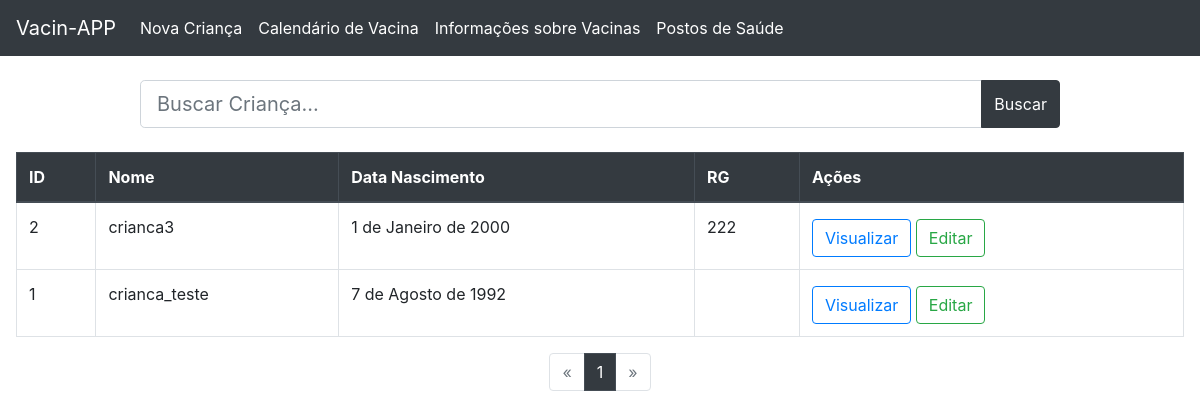
Page /crianca/listar_criancas on the earlier database version.
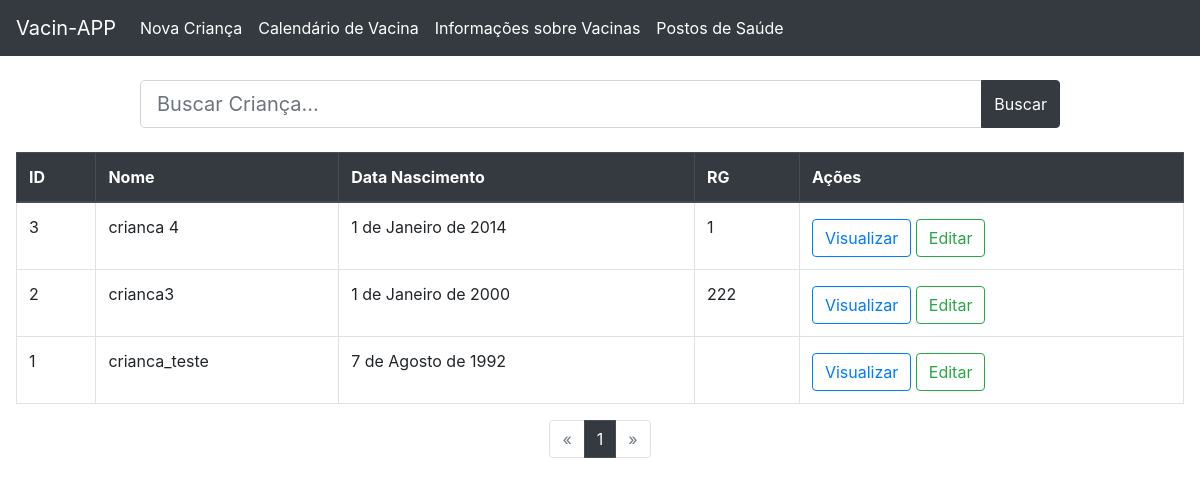
Same page on the later database version.
### clientes/models.py (models this page shows, shortened)
class Crianca(models.Model):
    crianca_nome = models.CharField('Nome da criança', max_length=250)
    crianca_nascimento = models.DateField('Data de nascimento')
    crianca_rg = models.CharField('RG da criança', max_length=250, blank=True)
    crianca_cpf = BRCPFField('CPF', blank=True)
    crianca_responsavel = models.ForeignKey(Pais, on_delete=models.CASCADE)
    class Meta:
        db_table = "crianca"
        ordering = ("crianca_nome",)

### clientes/views.py (the view)
# urls.py: path('listar_criancas', listar_crianca, name='listar_criancas'),
def listar_crianca(request):
    busca = request.GET.get('busca')
    if busca:
        criancas_list = Crianca.objects.filter(
            crianca_nome__icontains=busca).order_by('crianca_nome')
    else:
        criancas_list = Crianca.objects.all().order_by('crianca_nome')
    paginacao = Paginator(criancas_list, 10)
    pagina = request.GET.get('page')
    criancas = paginacao.get_page(pagina)
    context = {
        'criancas':criancas
    }
    return render(request, 'crianca/listar_criancas.html', context)

### templates/crianca/listar_criancas.html (shortened to what this page needs)
{% extends "base-pai.html" %}
{% block main %}
<div class="container" id="areabusca">
	<div class="row justify-content-center mb-4 mt-4">
		<div class="col-10">
			<form>
				<div class="input-group">
					<input type="text" class="form-control form-control-lg" name="busca" id="busca" type="text"
						placeholder="Buscar Criança..." value="{{ request.GET.busca }}">
					<div class="input-group-append">
						<button class="btn btn-dark" type="submit"> Buscar</button>
					</div>
				</div>
			</form>
		</div>
	</div>
</div>
<div class="table-responsive-md">
	<table class="table table-hover table-bordered">
		<thead class="thead-dark">
			<tr>
				<th scope="col">ID</th>
				<th scope="col">Nome</th>
				<th scope="col">Data Nascimento</th>
				<th scope="col">RG</th>
				<th scope="col">Ações</th>
			</tr>
		</thead>
		<tbody>
			{% for crianca in criancas %}
			<tr>
				<td>{{ crianca.id }} </th>
				<td>{{ crianca.crianca_nome }} </th>
				<td>{{ crianca.crianca_nascimento }} </td>
				<td>{{ crianca.crianca_rg }} </td>
				<td>
					<a href=" {% url "visualizar_crianca" crianca.pk %}" class="btn btn-outline-primary mt-1" >  Visualizar </a>
					<a href="{% url "editar_crianca" crianca.id %} " class="btn btn-outline-success mt-1">  Editar </a>
				</td>
			</tr>
			{% endfor %}
		</tbody>
	</table>
</div>
<nav>
	<ul class="pagination justify-content-center">
		{% if criancas.has_previous %}
		<li class="page-item">
			<a class="page-link"
				href="?page={{ criancas.previous_page_number }}{% if request.GET.busca %}&busca={{ request.GET.busca }}{% endif %}"
				aria-label="Anterior">
				<span aria-hidden="true">&laquo;</span>
			</a>
		</li>
		{% else %}
		<li class="page-item disabled">
			<a class="page-link" aria-label="Anterior">
				<span aria-hidden="true">&laquo;</span>
			</a>
		</li>
		{% endif %}
		{% for num in criancas.paginator.page_range %}
		{% if criancas.number == num %}
		<li class="page-item active"><a class="page-link" href="#">{{ num }}</a></li>
		{% else %}
		<li class="page-item"><a class="page-link"
				href="?page={{ num }}{% if request.GET.busca %}&busca={{ request.GET.busca }}{% endif %}">{{ num }}</a>
		</li>
		{% endif %}
		{% endfor %}
		{% if criancas.has_next %}
		<li class="page-item">
			<a class="page-link"
				href="?page={{ criancas.next_page_number }}{% if request.GET.busca %}&busca={{ request.GET.busca }}{% endif %}"
				aria-label="Next">
				<span aria-hidden="true">&raquo;</span>
			</a>
		</li>
		{% else %}
		<li class="page-item disabled">
			<a class="page-link" aria-label="Next">
				<span aria-hidden="true">&raquo;</span>
			</a>
		</li>
		{% endif %}
	</ul>
</nav>
{% endblock main %}

Differences in the rows shown:
added Crianca: id "3", crianca_nome "crianca 4", crianca_nascimento "1 de Janeiro de 2014", crianca_rg "1"
